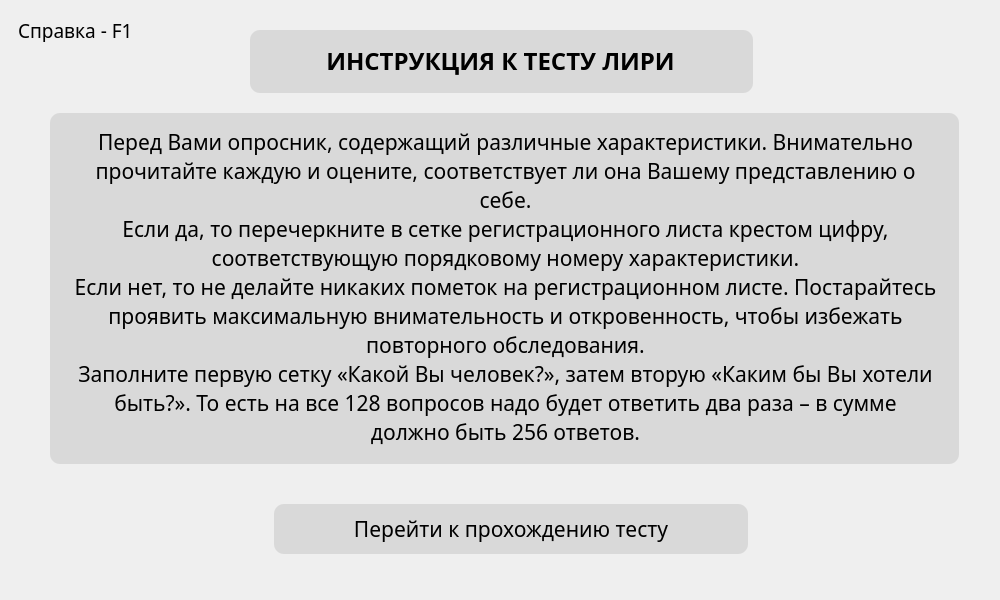
<?xml version="1.0" encoding="UTF-8"?>
<ui version="4.0">
 <class>InstructionLiriWidget</class>
 <widget class="QWidget" name="InstructionLiriWidget">
  <property name="geometry">
   <rect>
    <x>0</x>
    <y>0</y>
    <width>1000</width>
    <height>600</height>
   </rect>
  </property>
  <property name="windowTitle">
   <string>Form</string>
  </property>
  <property name="styleSheet">
   <string notr="true">QWidget#InstructionLiriWidget {
           background-image: url(&quot;:/pictures/back.png&quot;);
}</string>
  </property>
  <widget class="QPushButton" name="tothetest">
   <property name="geometry">
    <rect>
     <x>274</x>
     <y>504</y>
     <width>474</width>
     <height>50</height>
    </rect>
   </property>
   <property name="font">
    <font>
     <family>Montserrat Medium</family>
     <pointsize>16</pointsize>
    </font>
   </property>
   <property name="styleSheet">
    <string notr="true">QPushButton {
	border-radius: 10px;
	background-color: rgb(217, 217, 217);
}
QPushButton:hover {
        background-color: rgba(216, 249, 255);
}</string>
   </property>
   <property name="text">
    <string>Перейти к прохождению тесту</string>
   </property>
   <property name="shortcut">
    <string>Return</string>
   </property>
  </widget>
  <widget class="QWidget" name="instruction" native="true">
   <property name="geometry">
    <rect>
     <x>50</x>
     <y>113</y>
     <width>909</width>
     <height>351</height>
    </rect>
   </property>
   <property name="font">
    <font>
     <family>Montserrat Medium</family>
     <pointsize>16</pointsize>
    </font>
   </property>
   <property name="styleSheet">
    <string notr="true">QWidget {
	border-radius: 10px;
	background-color:rgba(217, 217, 217, 1);
}</string>
   </property>
   <widget class="QTextEdit" name="liri">
    <property name="enabled">
     <bool>false</bool>
    </property>
    <property name="geometry">
     <rect>
      <x>20</x>
      <y>10</y>
      <width>871</width>
      <height>331</height>
     </rect>
    </property>
    <property name="font">
     <font>
      <family>Montserrat Medium</family>
      <pointsize>16</pointsize>
     </font>
    </property>
    <property name="styleSheet">
     <string notr="true">color: rgb(0, 0, 0);</string>
    </property>
    <property name="readOnly">
     <bool>true</bool>
    </property>
    <property name="html">
     <string>&lt;!DOCTYPE HTML PUBLIC &quot;-//W3C//DTD HTML 4.0//EN&quot; &quot;http://www.w3.org/TR/REC-html40/strict.dtd&quot;&gt;
&lt;html&gt;&lt;head&gt;&lt;meta name=&quot;qrichtext&quot; content=&quot;1&quot; /&gt;&lt;style type=&quot;text/css&quot;&gt;
p, li { white-space: pre-wrap; }
&lt;/style&gt;&lt;/head&gt;&lt;body style=&quot; font-family:'Montserrat Medium'; font-size:16pt; font-weight:400; font-style:normal;&quot;&gt;
&lt;p align=&quot;center&quot; style=&quot; margin-top:0px; margin-bottom:0px; margin-left:0px; margin-right:0px; -qt-block-indent:0; text-indent:0px;&quot;&gt;Перед Вами опросник, содержащий различные характеристики. Внимательно прочитайте каждую и оцените, соответствует ли она Вашему представлению о себе.&lt;br /&gt;Если да, то перечеркните в сетке регистрационного листа крестом цифру, соответствующую порядковому номеру характеристики.&lt;br /&gt;Если нет, то не делайте никаких пометок на регистрационном листе. Постарайтесь проявить максимальную внимательность и откровенность, чтобы избежать повторного обследования.&lt;br /&gt;Заполните первую сетку «Какой Вы человек?», затем вторую «Каким бы Вы хотели быть?». То есть на все 128 вопросов надо будет ответить два раза – в сумме должно быть 256 ответов.&lt;/p&gt;&lt;/body&gt;&lt;/html&gt;</string>
    </property>
   </widget>
  </widget>
  <widget class="QWidget" name="Title" native="true">
   <property name="geometry">
    <rect>
     <x>250</x>
     <y>30</y>
     <width>503</width>
     <height>63</height>
    </rect>
   </property>
   <property name="font">
    <font>
     <family>Montserrat Medium</family>
     <pointsize>18</pointsize>
     <weight>75</weight>
     <bold>true</bold>
    </font>
   </property>
   <property name="mouseTracking">
    <bool>true</bool>
   </property>
   <property name="styleSheet">
    <string notr="true">QWidget {
	border-radius: 10px;
	background-color:rgba(217, 217, 217, 1);
}</string>
   </property>
   <widget class="QTextEdit" name="InstructionLiri">
    <property name="enabled">
     <bool>false</bool>
    </property>
    <property name="geometry">
     <rect>
      <x>0</x>
      <y>10</y>
      <width>501</width>
      <height>51</height>
     </rect>
    </property>
    <property name="font">
     <font>
      <family>Montserrat Medium</family>
      <pointsize>18</pointsize>
      <weight>75</weight>
      <bold>true</bold>
     </font>
    </property>
    <property name="styleSheet">
     <string notr="true">color: rgb(0, 0, 0);</string>
    </property>
    <property name="html">
     <string>&lt;!DOCTYPE HTML PUBLIC &quot;-//W3C//DTD HTML 4.0//EN&quot; &quot;http://www.w3.org/TR/REC-html40/strict.dtd&quot;&gt;
&lt;html&gt;&lt;head&gt;&lt;meta name=&quot;qrichtext&quot; content=&quot;1&quot; /&gt;&lt;style type=&quot;text/css&quot;&gt;
p, li { white-space: pre-wrap; }
&lt;/style&gt;&lt;/head&gt;&lt;body style=&quot; font-family:'Montserrat Medium'; font-size:18pt; font-weight:600; font-style:normal;&quot;&gt;
&lt;p align=&quot;center&quot; style=&quot; margin-top:0px; margin-bottom:0px; margin-left:0px; margin-right:0px; -qt-block-indent:0; text-indent:0px;&quot;&gt;ИНСТРУКЦИЯ К ТЕСТУ ЛИРИ&lt;/p&gt;&lt;/body&gt;&lt;/html&gt;</string>
    </property>
   </widget>
  </widget>
  <widget class="QLabel" name="info">
   <property name="geometry">
    <rect>
     <x>18</x>
     <y>18</y>
     <width>131</width>
     <height>24</height>
    </rect>
   </property>
   <property name="font">
    <font>
     <family>Montserrat Medium</family>
     <pointsize>14</pointsize>
    </font>
   </property>
   <property name="text">
    <string>Справка - F1</string>
   </property>
  </widget>
 </widget>
 <resources/>
 <connections/>
</ui>
